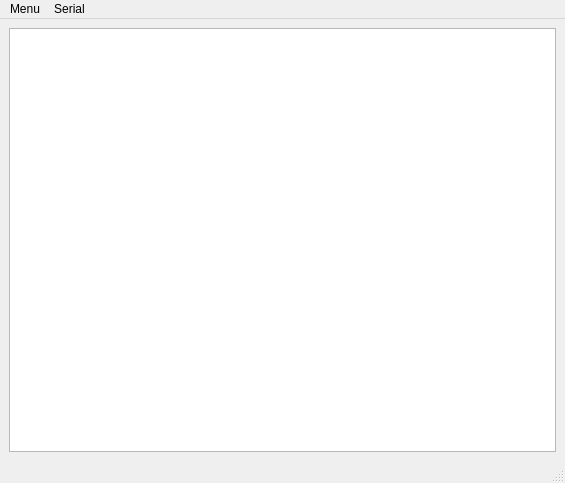
<?xml version="1.0" encoding="UTF-8"?>
<ui version="4.0">
 <class>MainWindow</class>
 <widget class="QMainWindow" name="MainWindow">
  <property name="geometry">
   <rect>
    <x>0</x>
    <y>0</y>
    <width>565</width>
    <height>483</height>
   </rect>
  </property>
  <property name="windowTitle">
   <string>MainWindow</string>
  </property>
  <widget class="QWidget" name="centralwidget">
   <layout class="QGridLayout" name="gridLayout">
    <item row="0" column="0">
     <widget class="QGraphicsView" name="mainView"/>
    </item>
   </layout>
  </widget>
  <widget class="QMenuBar" name="menubar">
   <property name="geometry">
    <rect>
     <x>0</x>
     <y>0</y>
     <width>565</width>
     <height>22</height>
    </rect>
   </property>
   <widget class="QMenu" name="menuMenu">
    <property name="title">
     <string>Menu</string>
    </property>
    <addaction name="actionConnect"/>
    <addaction name="actionDisconnect"/>
    <addaction name="actionQuit"/>
   </widget>
   <widget class="QMenu" name="menuSerial">
    <property name="title">
     <string>Serial</string>
    </property>
    <addaction name="actionNoSerials"/>
   </widget>
   <addaction name="menuMenu"/>
   <addaction name="menuSerial"/>
  </widget>
  <widget class="QStatusBar" name="statusbar"/>
  <action name="actionConnect">
   <property name="enabled">
    <bool>true</bool>
   </property>
   <property name="text">
    <string>Connect</string>
   </property>
  </action>
  <action name="actionDisconnect">
   <property name="enabled">
    <bool>true</bool>
   </property>
   <property name="text">
    <string>Disconnect</string>
   </property>
  </action>
  <action name="actionQuit">
   <property name="text">
    <string>Quit</string>
   </property>
  </action>
  <action name="actionNoSerials">
   <property name="enabled">
    <bool>false</bool>
   </property>
   <property name="text">
    <string>No serial connections</string>
   </property>
  </action>
 </widget>
 <resources/>
 <connections>
  <connection>
   <sender>actionQuit</sender>
   <signal>triggered()</signal>
   <receiver>MainWindow</receiver>
   <slot>close()</slot>
   <hints>
    <hint type="sourcelabel">
     <x>-1</x>
     <y>-1</y>
    </hint>
    <hint type="destinationlabel">
     <x>399</x>
     <y>299</y>
    </hint>
   </hints>
  </connection>
 </connections>
</ui>
